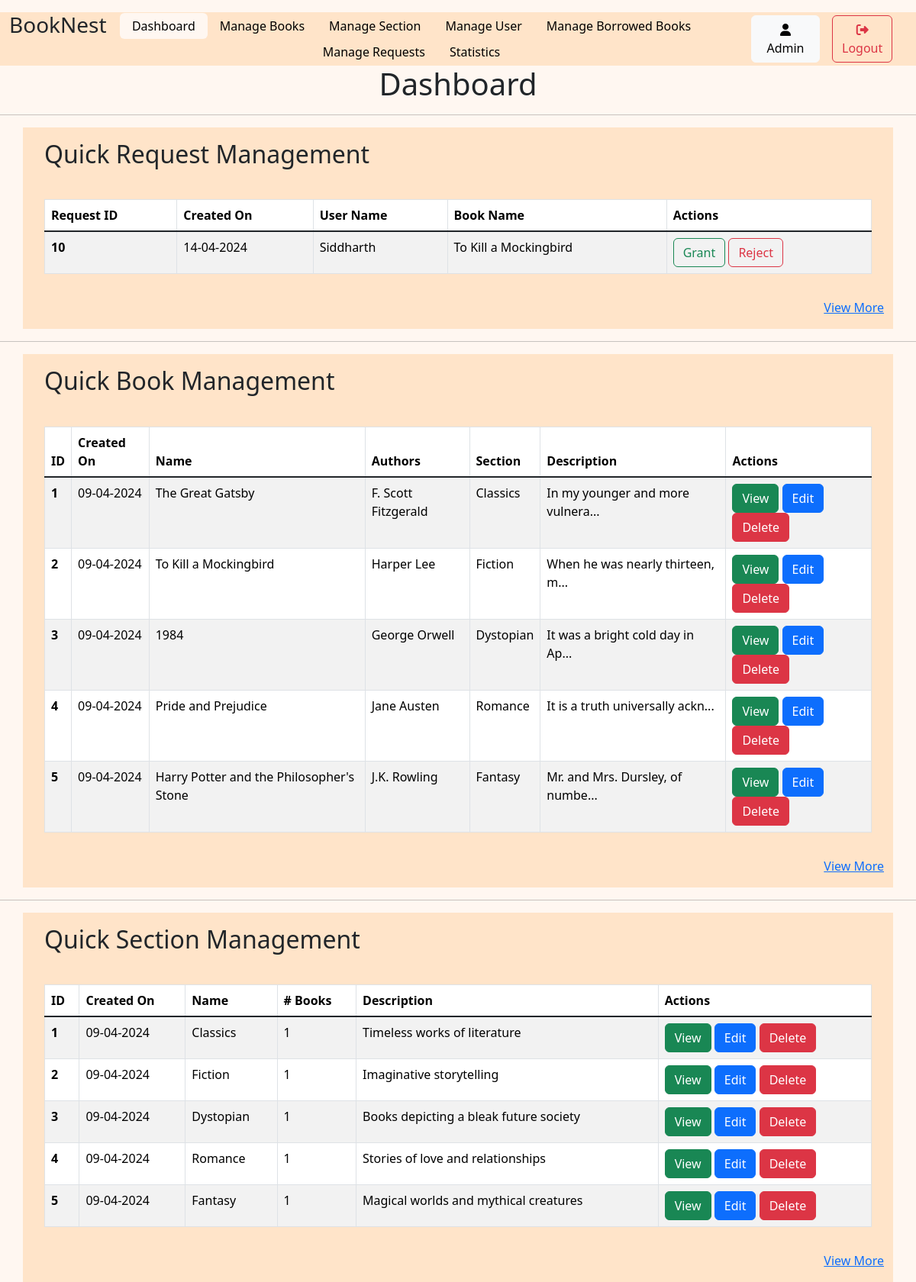
The app's page /admin/dashboard (signed in) with its own data.
### models.py (models this page shows)
class user(db.Model):
    user_id = db.Column(db.Integer, autoincrement=True, primary_key=True)
    username = db.Column(db.String(), unique=True)
    email = db.Column(db.String, unique=True)
    date_created = db.Column(db.DateTime, default=datetime.datetime.now)
    passhash = db.Column(db.String(256))
    is_admin=db.Column(db.Boolean, default=False)

class requests(db.Model):
    request_id = db.Column( db.Integer, autoincrement=True, primary_key=True)
    user_id = db.Column(db.Integer,   db.ForeignKey("user.user_id"))
    book_id = db.Column(db.Integer,  db.ForeignKey("book.book_id"))
    request_date = db.Column(db.DateTime, default=datetime.datetime.now)
    grant_date = db.Column(db.DateTime)
    status = db.Column(db.String)  #pending or approved or returned or rejected

class book(db.Model):
    book_id = db.Column(db.Integer, primary_key=True, autoincrement=True)
    name = db.Column(db.String)
    content = db.Column(db.String)
    date_created = db.Column(db.DateTime, default=datetime.datetime.now)
    authors = db.Column(db.String)
    section_id=db.Column(db.Integer, db.ForeignKey('section.section_id'))

class section(db.Model):
    section_id = db.Column(db.Integer, primary_key=True, autoincrement=True)
    name = db.Column(db.String)
    date_created = db.Column(db.DateTime, default=datetime.datetime.now)
    description = db.Column(db.String)
    books=db.relationship('book', backref='sections', lazy=True, cascade='all, delete-orphan')

### routes.py (the view)
@app.route('/admin/dashboard')                            #quick manage requests, section, book, user
@admin_required
def admin():                                    # stats --> 1. no. of books approved(line chart) 2. no of books sold 3. no. of books  4. no. of sections
    User=user.query.get(session['user_id'])
    top_requests = db.session.query(requests.request_id, requests.user_id, requests.book_id, requests.request_date, requests.status, user.username, book.name)\
    .join(user, user.user_id == requests.user_id)\
    .join(book, book.book_id == requests.book_id)\
    .filter(requests.status=='pending')\
    .limit(5).all()
    books=book.query.limit(5).all()
    sections=section.query.limit(5).all()
    return render_template('/admin_pages/adminDashboard.html', User=User, top_requests=top_requests, books=books,sections=sections, active='Dashboard')

### routes.py (called while the page is built)
def admin_required(func):
    @wraps(func)
    def inner(*args, **kwargs):
        if 'user_id' not in session:
            flash('Please login to continue')
            return redirect(url_for('login'))
        User = user.query.get(session['user_id'])
        if not User.is_admin:
            flash('You are not authorized to access this page')
            return redirect(url_for('dashboard'))
        return func(*args, **kwargs)
    return inner

### templates/admin_pages/adminDashboard.html (shortened to what this page needs)
{% extends 'layout.html' %}
{% block content %}
    {% include 'adminNavbar.html'   %}
    <h1 class="text-center">Dashboard</h1>
    <hr>
    <div class="container" style="background-color: #FFE4C9;">
        <h2 class="text-start p-3">Quick Request Management</h2>
        <div class="p-3">
            <table class="table table-striped table-hover table-bordered">
                <thead>
                    <tr>
                        <th scope="col">Request ID</th>
                        <th scope="col">Created On</th>
                        <th scope="col">User Name</th>
                        <th scope="col">Book Name</th>
                        <th scope="col">Actions</th>
                    </tr>
                </thead>
                <tbody class="table-group-divider">
                    {% for item in top_requests %}
                    <tr>
                        <th scope="row">{{item.request_id}}</th>
                        <td>{{item.request_date.strftime('%d-%m-%Y')}}</td>
                        <td>{{item.username}}</td>
                        <td>{{item.name}}</td>
                        <td>
                            <a href="{{url_for('grant_book', id=item.request_id)}}" class="btn btn-outline-success">Grant</a>
                            <a href="{{url_for('reject_book', id=item.request_id)}}" class="btn btn-outline-danger">Reject</a>
                        </td>
                    </tr>
                    {% endfor %}
                </tbody>
            </table>
        </div>
        <div class="d-flex justify-content-end">
            <p><a class="link-opacity-75-hover" href="{{url_for('manageRequest')}}">View More</a></p>
        </div>
    </div>
    <hr>
    <div class="container" style="background-color: #FFE4C9;">
        <h2 class="text-start p-3">Quick Book Management</h2>
        <div class="p-3">
            <table class="table table-striped table-hover table-bordered">
                <thead>
                    <tr>
                        <th scope="col">ID</th>
                        <th scope="col">Created On</th>
                        <th scope="col">Name</th>
                        <th scope="col">Authors</th>
                        <th scope="col">Section</th>
                        <th scope="col">Description</th>
                        <th scope="col">Actions</th>
                    </tr>
                </thead>
                <tbody class="table-group-divider">
                    {% for item in books %}
                    <tr>
                        <th scope="row">{{item.book_id}}</th>
                        <td>{{item.date_created.strftime('%d-%m-%Y')}}</td>
                        <td>{{item.name}}</td>
                        <td>{{item.authors}}</td>
                        <td>{{item.sections.name}}</td>
                        <td>
                            {% if item.content|length > 30 %}
                                {{item.content[:30]}}...
                            {% else %}
                                {{item.content}}
                            {% endif %}
                        </td>
                        <td>
                            <a href="{{url_for('view_book', id=item.book_id)}}" class="btn btn-success">View</a>
                            <a href="{{url_for('edit_book', id=item.book_id)}}" class="btn btn-primary ">Edit</a>
                            <a href="{{url_for('delete_book', id=item.book_id)}}" class="btn btn-danger">Delete</a>
                        </td>
                    </tr>
                    {% endfor %}
                </tbody>
            </table>
        </div>
        <div class="d-flex justify-content-end">
            <p><a class="link-opacity-75-hover" href="{{url_for('bookManagement')}}">View More</a></p>
        </div>
    </div>
    <hr>
    <div class="container" style="background-color: #FFE4C9;">
        <h2 class="text-start p-3">Quick Section Management</h2>
        <div class="p-3">
            <table class="table table-striped table-hover table-bordered">
                <thead>
                    <tr>
                        <th scope="col">ID</th>
                        <th scope="col">Created On</th>
                        <th scope="col">Name</th>
                        <th scope="col"># Books</th>
                        <th scope="col">Description</th>
                        <th scope="col">Actions</th>
                    </tr>
                </thead>
                <tbody class="table-group-divider">
                    {% for item in sections %}
                    <tr>
                        <th scope="row">{{item.section_id}}</th>
                        <td>{{item.date_created.strftime('%d-%m-%Y')}}</td>
                        <td>{{item.name}}</td>
                        <td>{{item.books|length}}</td>
                        <td>{{item.description}}</td>
                        <td>
                            <a href="{{url_for('view_section', id=item.section_id)}}" class="btn btn-success">View</a>
                            <a href="{{url_for('edit_section', id=item.section_id)}}" class="btn btn-primary ">Edit</a>
                            <a href="{{url_for('delete_section', id=item.section_id)}}" class="btn btn-danger">Delete</a>
                        </td>
                    </tr>
                    {% endfor %}
                </tbody>
            </table>
        </div>
        <div class="d-flex justify-content-end">
            <p><a class="link-opacity-75-hover" href="{{url_for('sectionManagement')}}">View More</a></p>
        </div>
    </div>
{% endblock %}

### templates/adminNavbar.html
<div class="align-self-center" style="background-color: #FFE4C9;">
    <div class="row container-fluid mt-3 " >
        <div class="col-1">
            <h3>BookNest</h3>
        </div>
        <div class="col-9 align-self-center">
            <ul class="nav justify-content-center nav-pills ">
                <li class="nav-item">
                    <a class="{% if active=='Dashboard' %}nav-link active{% else %}nav-link{%endif %}" aria-current="page" href="{{url_for('admin')}}">Dashboard</a>
                </li>
                <li class="nav-item">
                    <a class="{% if active=='Books' %}nav-link active{% else %}nav-link{%endif %}" href="{{url_for('bookManagement')}}">Manage Books</a>
                </li>
                <li class="nav-item">
                    <a class="{% if active=='Section' %}nav-link active{% else %}nav-link{%endif %}" href="{{url_for('sectionManagement')}}">Manage Section</a>
                </li>
                <li class="nav-item">
                    <a class="{% if active=='Users' %}nav-link active{% else %}nav-link{%endif %}" href="{{url_for('userManagement')}}">Manage User </a>
                </li>
                <li class="nav-item">
                    <a class="{% if active=='borrowedBooks' %}nav-link active{% else %}nav-link{%endif %}" href="{{url_for('borrowedBooksManagement')}}">Manage Borrowed Books</a>
                </li>
                <li class="nav-item">
                    <a class="{% if active=='Requests' %}nav-link active{% else %}nav-link{%endif %}" href="{{url_for('manageRequest')}}">Manage Requests</a>
                </li>
                <li class="nav-item">
                    <a class="{% if active=='statistics' %}nav-link active{% else %}nav-link{%endif %}" href="{{url_for('statistics')}}">Statistics</a>
                </li>
            </ul>
        </div>
        <div class="col-1 align-self-center p-1">
            <a class="btn btn-light" href="{{url_for('profile',id=User.user_id)}}">
                <i class="fa-solid fa-user"></i> {{User.username}}
            </a>
        </div>
        <div class="col-1 align-self-center">
            <a class="btn btn-outline-danger" href="{{url_for('logout')}}">
                <i class="fa-solid fa-right-from-bracket"></i>Logout
            </a>
        </div>
    </div>
</div>

### Static/style.css (style rules this page uses)
.nav-pills .nav-link.active { color: black; background-color: #FFF7F1; }
.nav-pills .nav-link { color: black; }
.nav>li>a { padding-top: 5px; padding-bottom: 5px; }
body { background-color: #FFF7F1; }

### records on screen
user: username "Admin"
requests: request_id "10", request_date "14-04-2024", username "Siddharth", name "To Kill a Mockingbird"
book: book_id "1", date_created "09-04-2024", name "The Great Gatsby", authors "F. Scott Fitzgerald", sections.name "Classics", content "In my younger and more vulnera"
book: book_id "2", date_created "09-04-2024", name "To Kill a Mockingbird", authors "Harper Lee", sections.name "Fiction", content "When he was nearly thirteen, m"
book: book_id "3", date_created "09-04-2024", name "1984", authors "George Orwell", sections.name "Dystopian", content "It was a bright cold day in Ap"
book: book_id "4", date_created "09-04-2024", name "Pride and Prejudice", authors "Jane Austen", sections.name "Romance", content "It is a truth universally ackn"
book: book_id "5", date_created "09-04-2024", name "Harry Potter and the Philosopher's Stone", authors "J.K. Rowling", sections.name "Fantasy", content "Mr. and Mrs. Dursley, of numbe"
section: section_id "1", date_created "09-04-2024", name "Classics", books|length "1", description "Timeless works of literature"
section: section_id "2", date_created "09-04-2024", name "Fiction", books|length "1", description "Imaginative storytelling"
section: section_id "3", date_created "09-04-2024", name "Dystopian", books|length "1", description "Books depicting a bleak future society"
section: section_id "4", date_created "09-04-2024", name "Romance", books|length "1", description "Stories of love and relationships"
section: section_id "5", date_created "09-04-2024", name "Fantasy", books|length "1", description "Magical worlds and mythical creatures"
